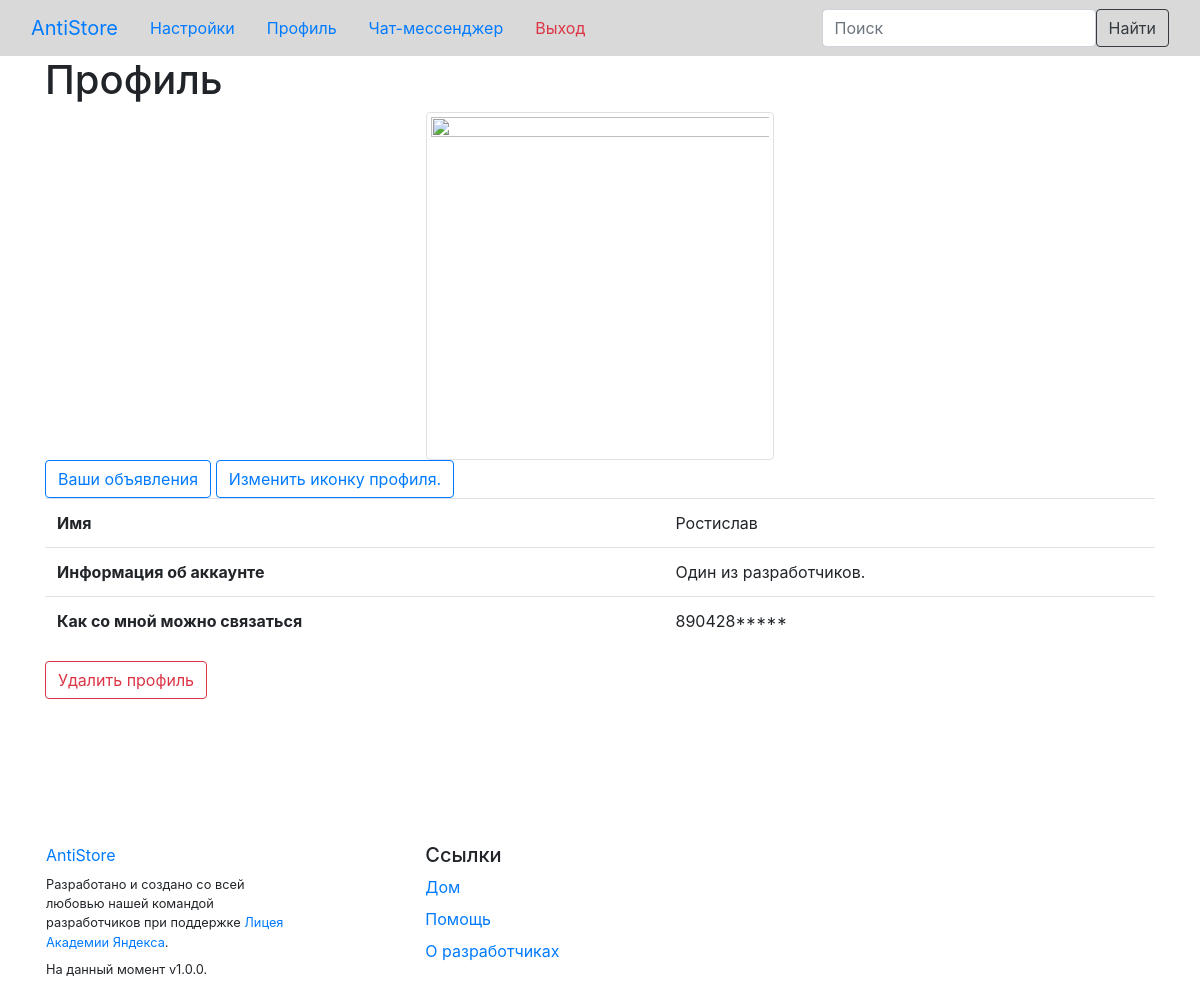
Screenshot of /profile (signed in) with the database file from the repository.
### data/users.py (models this page shows, shortened)
class User(SqlAlchemyBase, UserMixin, SerializerMixin):
    __tablename__ = 'users'
    id = sqlalchemy.Column(sqlalchemy.Integer, primary_key=True, autoincrement=True)
    name = sqlalchemy.Column(sqlalchemy.String, nullable=True)
    description = sqlalchemy.Column(sqlalchemy.String)
    address = sqlalchemy.Column(sqlalchemy.String, index=True, unique=True, nullable=True)
    password = sqlalchemy.Column(sqlalchemy.String, nullable=True)
    communication = sqlalchemy.Column(sqlalchemy.String, nullable=True)

### server.py (the view)
@app.route('/profile', methods=['GET'])
def profile():
    if not current_user.is_authenticated:
        return redirect('/login')
    return render_template('profileT.html', title='Поиск', user=current_user)

### data/db_session.py (called while the page is built)
def create_session() -> Session:
    global __factory
    return __factory()

### server.py (called while the page is built)
@login_manager.user_loader
def load_user(user_id):
    db_sess = db_session.create_session()
    return db_sess.get(User, user_id)

### templates/profileT.html
{% extends "base.html" %}
{% block content %}
<h1>Профиль</h1>
<div class="container">
    <div class="row">
        <div class="col text-center">
            <img src="/icon/{{current_user.id}}" class="img-thumbnail" width="250" height="250">
        </div>
    </div>
</div>
<div class="vstack gap-2 mx-auto">
    <a class="btn btn-outline-primary" href="/profile/adverts">Ваши объявления</a>
    <a class="btn btn-outline-primary" href="/photo_profile/{{current_user.id}}">Изменить иконку профиля.</a>
</div>
<table class="table">
    <tbody>
    <tr>
        <th scope="row">Имя</th>
        <td>{{current_user.name}}</td>
    </tr>
    <tr>
        <th scope="row">Информация об аккаунте</th>
        <td>{{current_user.description}}</td>
    </tr>
    <tr>
        <th scope="row">Как со мной можно связаться</th>
        <td>{{current_user.communication}}</td>
    </tr>
    </tbody>
</table>
<a class="btn btn-outline-danger" type="button" href="/profile/delete_profile">Удалить профиль</a>
{% endblock %}

### templates/base.html (style rules this page uses)
html, body { background-image: url("https://bogatyr.club/uploads/posts/2023-02/1677448103_bogatyr-club-p-svetlo-serii-tsvet-fon-pinterest-46.jpg"); }
img { object-fit: cover; width: 348px; height: 348px; class: object-fit-none border rounded; alt="..."; }

### rows the page displays
User: name "Ростислав", description "Один из разработчиков.", communication "890428*****"
